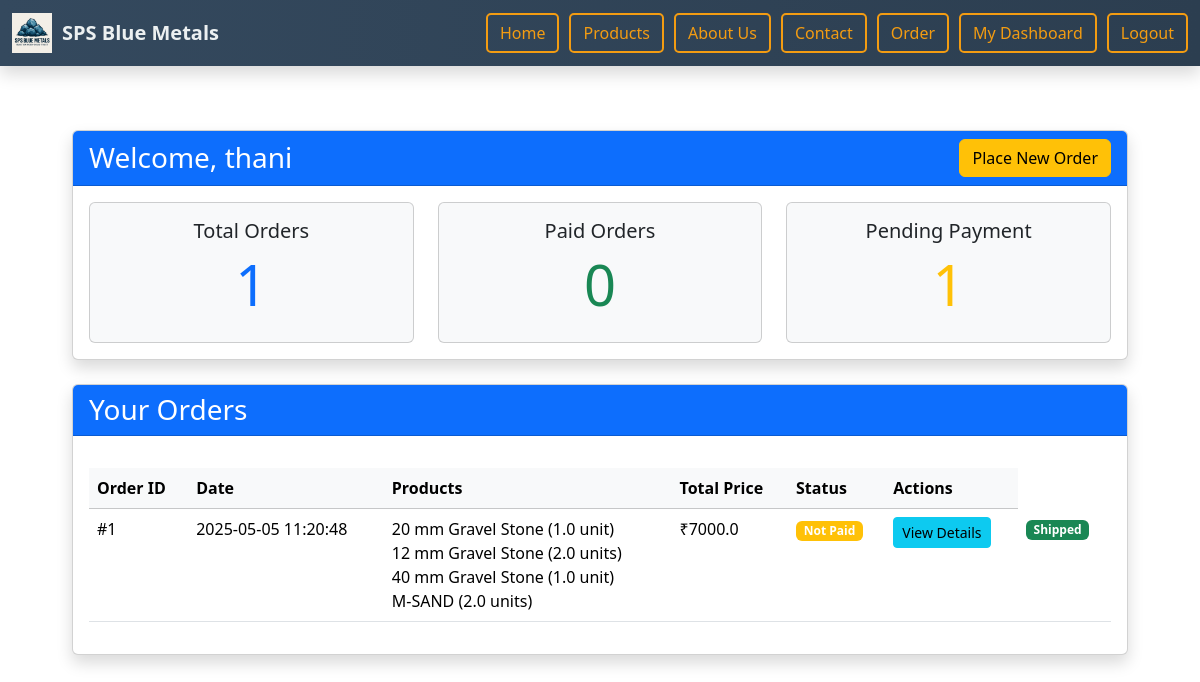
Screenshot of /user-dashboard (signed in) with the database file from the repository.
### tables this page shows
CREATE TABLE users (
            id INTEGER PRIMARY KEY AUTOINCREMENT,
            username TEXT UNIQUE NOT NULL,
            email TEXT UNIQUE NOT NULL,
            password TEXT NOT NULL
        );

CREATE TABLE orders (
            id INTEGER PRIMARY KEY AUTOINCREMENT,
            name TEXT,
            address TEXT,
            phone TEXT,
            total_price REAL,
            timestamp TEXT,
            payment_status TEXT DEFAULT 'Not Paid',
            order_status TEXT DEFAULT 'Ordered',
            user_id INTEGER
        );

CREATE TABLE order_items (
            id INTEGER PRIMARY KEY AUTOINCREMENT,
            order_id INTEGER,
            product TEXT,
            quantity REAL,
            FOREIGN KEY(order_id) REFERENCES orders(id)
        );

### app.py (the view)
@app.route('/user-dashboard')
@user_login_required
def user_dashboard():
    user_id = session.get('user_id')
    conn = sqlite3.connect('orders.db')
    c = conn.cursor()
    c.execute("SELECT * FROM users WHERE id = ?", (user_id,))
    user = c.fetchone()
    c.execute("SELECT * FROM orders WHERE user_id = ? ORDER BY timestamp DESC", (user_id,))
    user_orders = c.fetchall()
    c.execute("SELECT oi.* FROM order_items oi JOIN orders o ON oi.order_id = o.id WHERE o.user_id = ?", (user_id,))
    items = c.fetchall()
    order_items = {}
    for item in items:
        item_id, order_id, product, quantity = item
        order_items.setdefault(order_id, []).append((product, quantity))
    paid_orders = len([order for order in user_orders if order[6] == 'Paid'])
    unpaid_orders = len(user_orders) - paid_orders
    ordered_count = len([order for order in user_orders if order[7] == 'Ordered'])
    shipped_count = len([order for order in user_orders if order[7] == 'Shipped'])
    delivered_count = len([order for order in user_orders if order[7] == 'Delivered'])
    conn.close()
    return render_template('user_dashboard.html',
                          user={"id": user[0], "username": user[1], "email": user[2]},
                          user_orders=user_orders,
                          order_items=order_items,
                          paid_orders=paid_orders,
                          unpaid_orders=unpaid_orders,
                          ordered_count=ordered_count,
                          shipped_count=shipped_count,
                          delivered_count=delivered_count)

### app.py (called while the page is built)
def user_login_required(f):
    @wraps(f)
    def decorated_function(*args, **kwargs):
        if not session.get('user_logged_in'):
            flash('Please login to view this page.', 'warning')
            return redirect('/login')
        return f(*args, **kwargs)
    return decorated_function

### templates/user_dashboard.html
{% extends "base.html" %}
{% block content %}
<div class="container py-4">
    <div class="row mb-4">
        <div class="col-12">
            <div class="card shadow" data-aos="fade-up">
                <div class="card-header bg-primary text-white d-flex justify-content-between align-items-center">
                    <h3 class="mb-0">Welcome, {{ user.username }}</h3>
                    <a href="{{ url_for('order') }}" class="btn btn-warning">Place New Order</a>
                </div>
                <div class="card-body">
                    <div class="row g-4">
                        <div class="col-md-4">
                            <div class="card bg-light h-100">
                                <div class="card-body text-center">
                                    <h5 class="card-title">Total Orders</h5>
                                    <h2 class="display-4 text-primary">{{ user_orders|length }}</h2>
                                </div>
                            </div>
                        </div>
                        <div class="col-md-4">
                            <div class="card bg-light h-100">
                                <div class="card-body text-center">
                                    <h5 class="card-title">Paid Orders</h5>
                                    <h2 class="display-4 text-success">{{ paid_orders }}</h2>
                                </div>
                            </div>
                        </div>
                        <div class="col-md-4">
                            <div class="card bg-light h-100">
                                <div class="card-body text-center">
                                    <h5 class="card-title">Pending Payment</h5>
                                    <h2 class="display-4 text-warning">{{ unpaid_orders }}</h2>
                                </div>
                            </div>
                        </div>
                    </div>
                </div>
            </div>
        </div>
    </div>
    <div class="row">
        <div class="col-12">
            <div class="card shadow" data-aos="fade-up" data-aos-delay="100">
                <div class="card-header bg-primary text-white">
                    <h3 class="mb-0">Your Orders</h3>
                </div>
                <div class="card-body">
                    {% if user_orders %}
                        <div class="table-responsive">
                            <table class="table table-hover">
                                <thead class="table-light">
                                    <tr>
                                        <th>Order ID</th>
                                        <th>Date</th>
                                        <th>Products</th>
                                        <th>Total Price</th>
                                        <th>Status</th>
                                        <th>Actions</th>
                                    </tr>
                                </thead>
                                <tbody>
                                    {% for order in user_orders %}
                                    <p>
                                        <tr>
                                            <td>#{{ order[0] }}</td>
                                            <td>{{ order[5] }}</td>
                                            <td>
                                                <ul class="list-unstyled mb-0">
                                                    {% for product, quantity in order_items.get(order[0], []) %}
                                                        <li>{{ product }} ({{ quantity }} unit{% if quantity > 1 %}s{% endif %})</li>
                                                    {% endfor %}
                                                </ul>
                                            </td>
                                            <td>₹{{ order[4]|round(2) }}</td>
                                            <td>
                                                {% if order[6] == 'Paid' %}
                                                    <span class="badge bg-success">Paid</span>
                                                {% else %}
                                                    <span class="badge bg-warning">Not Paid</span>
                                                {% endif %}
                                            </td>
                                            <td>
                                                <a href="{{ url_for('view_order_details', order_id=order[0]) }}" class="btn btn-sm btn-info">View Details</a>
                                            </td>
                                            <td>
                                                {% if order[7] == 'Ordered' %}
                                                    <span class="badge bg-success">Ordered</span>
                                                {% elif order[7] == 'Shipped' %}
                                                    <span class="badge bg-success">Shipped</span>
                                                {% else %}
                                                    <span class="badge bg-warning">Delivered</span>
                                                {% endif %}
                                            </td>
                                        </tr>
                                    {% endfor %}
                                </tbody>
                            </table>
                        </div>
                    {% else %}
                        <div class="text-center py-5">
                            <h4 class="text-muted">You haven't placed any orders yet</h4>
                            <a href="{{ url_for('order') }}" class="btn btn-primary mt-3">Place Your First Order</a>
                        </div>
                    {% endif %}
                </div>
            </div>
        </div>
    </div>
</div>
{% endblock %}

### templates/base.html (style rules this page uses)
html, body { margin: 0; padding: 0; width: 100%; overflow-x: hidden; background-color: #f4f4f9; }

### rows the page displays
users: username "thani"
orders: id "1", timestamp "2025-05-05 11:20:48", total_price "7000.0", payment_status "Not Paid", order_status "Shipped"
order_items: product "20 mm Gravel Stone", quantity "1.0"
order_items: product "12 mm Gravel Stone", quantity "2.0", shows "s"
order_items: product "40 mm Gravel Stone", quantity "1.0"
order_items: product "M-SAND", quantity "2.0", shows "s"

### other values shown
{{ user_orders|length }} "1"
{{ paid_orders }} "0"
{{ unpaid_orders }} "1"
